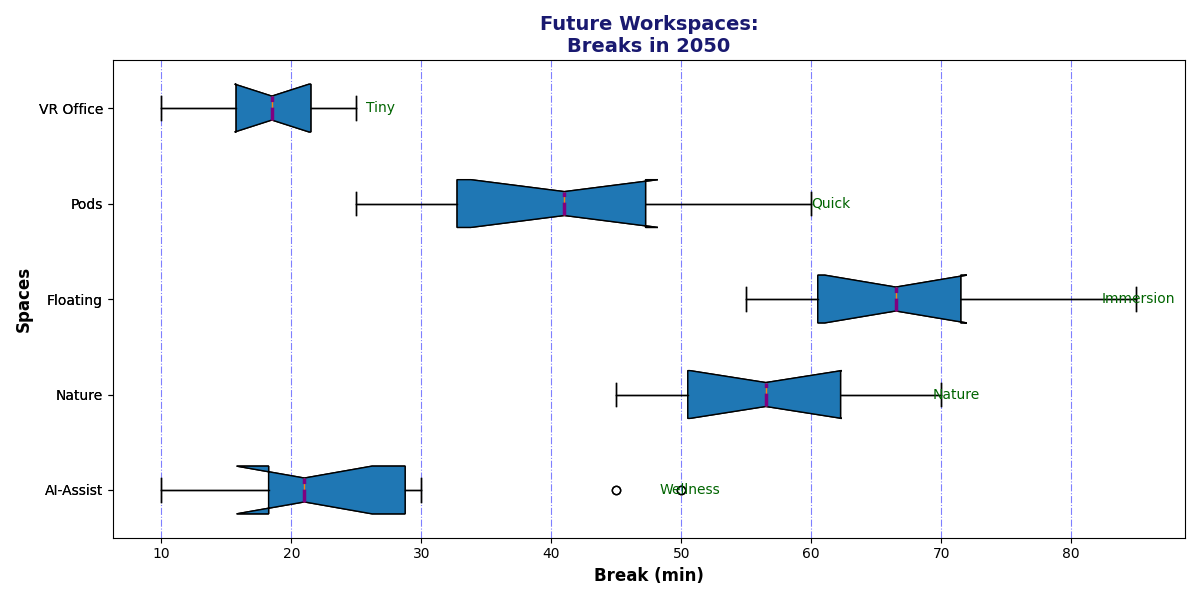

Write the Python code that produced this figure.
import matplotlib.pyplot as plt

# Shortened workspace names
workspaces = ['AI-Assist', 'Nature', 'Floating', 'Pods', 'VR Office']

break_durations = [
    [10, 22, 25, 18, 20, 15, 19, 30, 50, 45],
    [65, 58, 60, 48, 55, 70, 52, 45, 63, 50],
    [72, 85, 60, 68, 70, 65, 58, 55, 62, 80],
    [45, 40, 32, 30, 25, 55, 35, 48, 60, 42],
    [18, 15, 23, 12, 20, 19, 22, 10, 25, 18],
]

fig, ax = plt.subplots(figsize=(12, 6))
ax.boxplot(break_durations, vert=False, patch_artist=True, labels=workspaces, notch=True)

colors = ['#FFCC99', '#FFD700', '#99FF99', '#66B3FF', '#FF9999']
for patch, color in zip(ax.artists, colors):
    patch.set_facecolor(color)

ax.xaxis.grid(True, linestyle='-.', which='major', color='blue', alpha=0.5)

# Shortened title and labels
plt.title('Future Workspaces:\nBreaks in 2050', fontsize=14, fontweight='bold', color='midnightblue')
plt.xlabel('Break (min)', fontsize=12, fontweight='bold')
plt.ylabel('Spaces', fontsize=12, fontweight='bold')

# Shortened annotations
annotations = ["Wellness", "Nature", "Immersion", "Quick", "Tiny"]
for i, annotation in enumerate(annotations):
    ax.text(max(break_durations[i]) + 3, i + 1, annotation, va='center', ha='right', fontsize=10, color='darkgreen')

medianprops = dict(linestyle='--', linewidth=2.5, color='purple')
ax.boxplot(break_durations, vert=False, patch_artist=True, labels=workspaces, notch=True, medianprops=medianprops)

plt.tight_layout()
plt.show()
